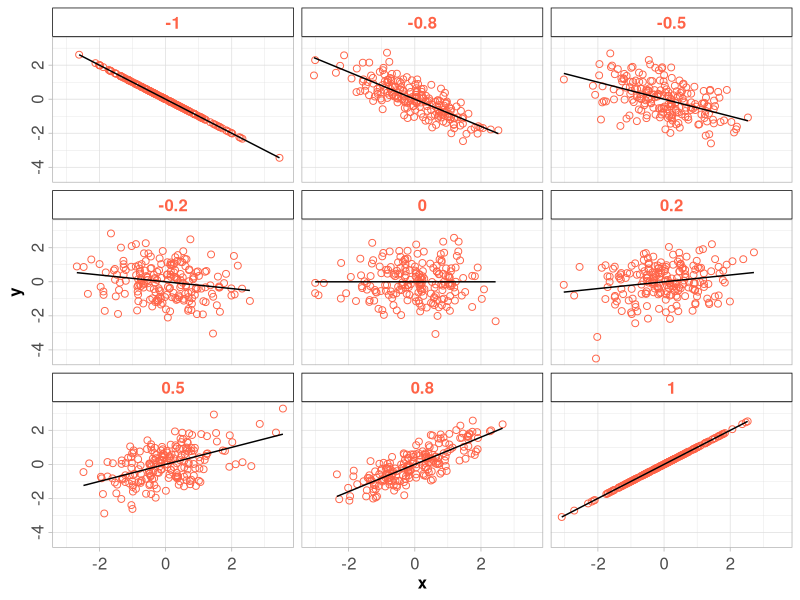

Generate this figure with R:
library(MASS)
library(ggplot2)

corrdata <- function(samples = 200, r = 0){
  data <- mvrnorm(n = samples, mu = c(0, 0), Sigma = matrix(c(1,r,r,1), nrow = 2), empirical = TRUE)
  X <- data[,1]
  Y <- data[,2]
  data.frame(x = X, y = Y)
}

df <- data.frame()
for (i in c(1,0.8,0.5,0.2,0.0,-0.2,-0.5,-0.8,-1.0)){
  tmp = corrdata(200, i)
  tmp["corr"] = i
  df <- rbind(df, tmp)
}

ggplot(data = df,
       aes(x = x,
           y = y)) +
  geom_point(size = 2.0,
             shape = 1,
             color = "tomato") +
  facet_wrap(~ corr) +
  stat_smooth(method = "lm",
              se = FALSE,
              color = "black",
              size = 0.5) +
  theme_light() +
  theme(text = element_text(size = 12),
        axis.text.x = element_text(size = 12, hjust = 0.5, vjust = 0.5),
        axis.text.y = element_text(size = 12, hjust = 0.5, vjust = 0.5, angle = 90),
        axis.title.x = element_text(size = 12, face = "bold"),
        axis.title.y = element_text(size = 12, face = "bold"),
        strip.background = element_rect(color = "black", fill = "NA", size = 0.5, linetype = "solid"),
        strip.text = element_text(size = 12, color = "tomato", face = "bold"))